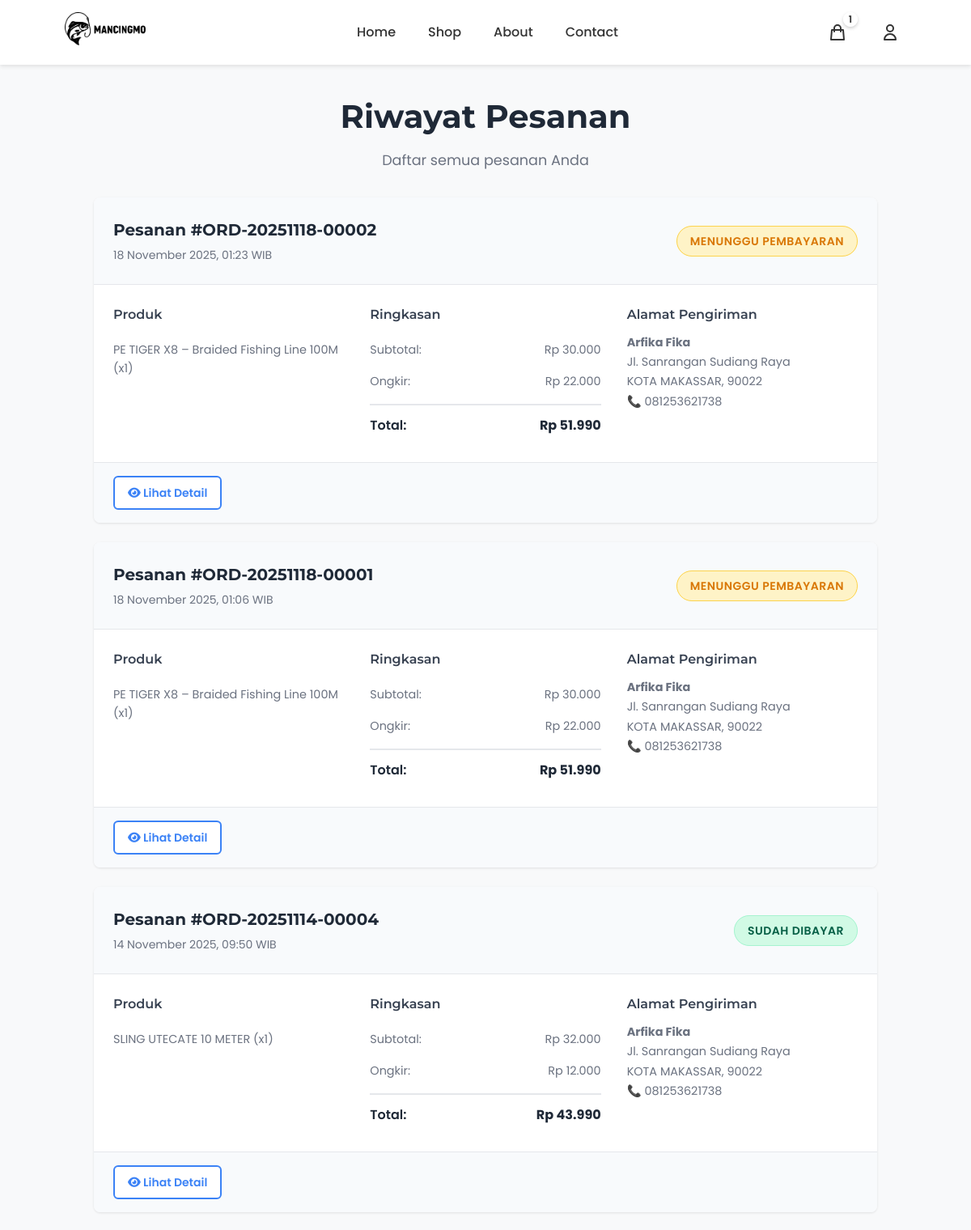
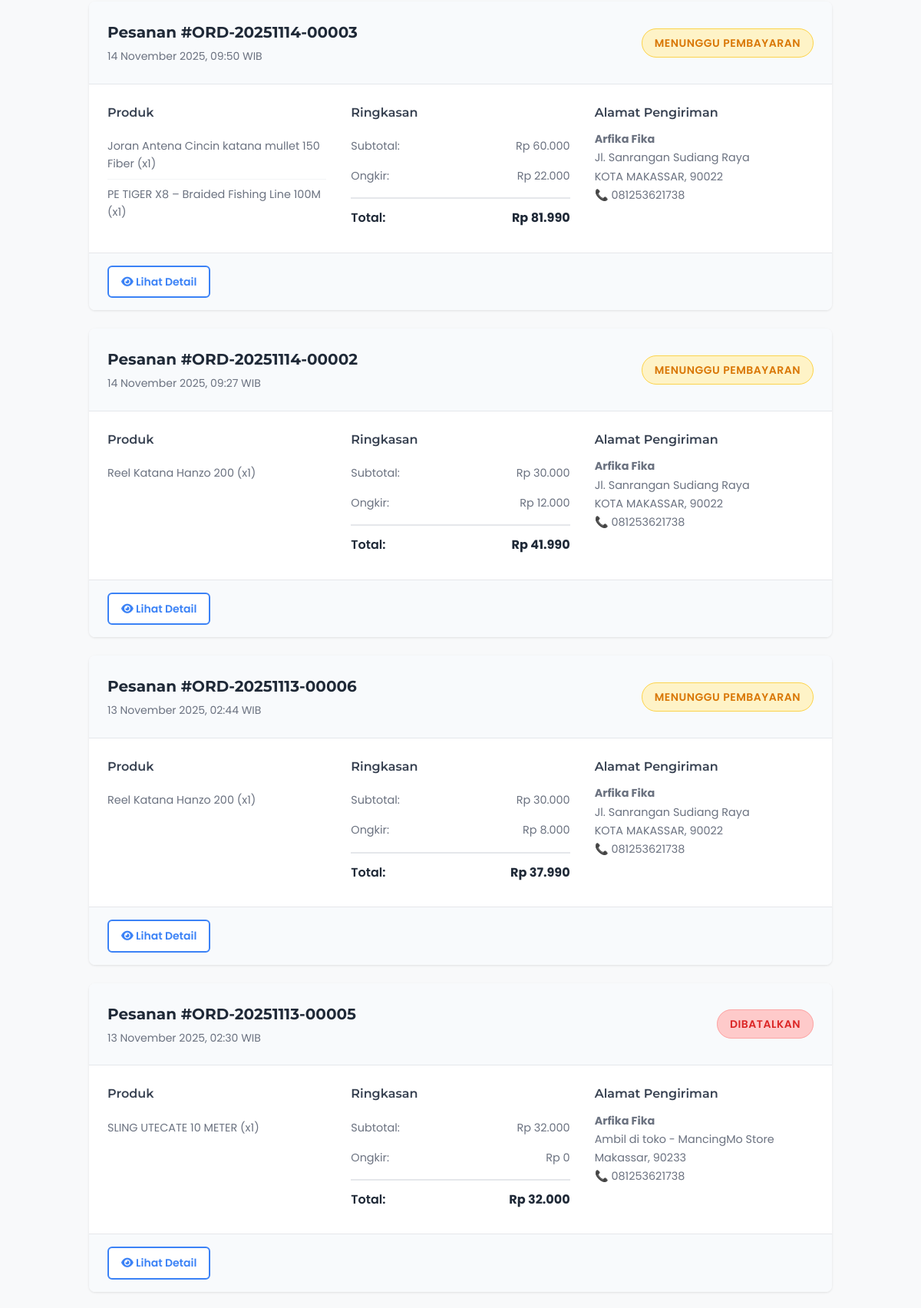
Page /profile/orders/ (signed in, upper part) on the committed database (2 pictures, top to bottom).
### products/models.py (models this page shows, shortened)
class Cart(models.Model):
    user = models.OneToOneField(User, on_delete=models.CASCADE, related_name='cart', verbose_name="Pengguna")
    created_at = models.DateTimeField(auto_now_add=True, verbose_name="Dibuat Pada")
    updated_at = models.DateTimeField(auto_now=True, verbose_name="Diperbarui Pada")
    class Meta:
        verbose_name = "Keranjang"
        verbose_name_plural = "Keranjang"
        app_label = 'products'
    @property
    def unique_items_count(self):
        return self.items.count()
    def get_unique_items_count(self):
        return self.unique_items_count

class Order(models.Model):
    STATUS_CHOICES = [
        ('pending', 'Menunggu Pembayaran'),
        ('paid', 'Sudah Dibayar'),
        ('processing', 'Sedang Diproses'),
        ('shipped', 'Dikirim'),
        ('delivered', 'Terkirim'),
        ('cancelled', 'Dibatalkan'),
        ('ready_for_pickup', 'Siap Diambil'),
    ]
    PAYMENT_CHOICES = [
        ('midtrans', 'Midtrans Payment Gateway'),
        ('bank_transfer', 'Transfer Bank'),
        ('qris', 'QRIS'),
        ('cod', 'Cash on Delivery'),
    ]
    SHIPPING_METHODS = [
        ('delivery', 'Delivery (Dikirim)'),
        ('pickup', 'Pick Up (Ambil Sendiri)'),
    ]
    SHIPPING_TYPES = [
        ('reguler', 'Reguler'),
        ('express', 'Express'),
    ]
    user = models.ForeignKey(User, on_delete=models.CASCADE, related_name='orders', verbose_name="Pengguna")
    order_number = models.CharField(max_length=50, unique=True, verbose_name="Nomor Pesanan")
    midtrans_order_id = models.CharField(max_length=100, blank=True, null=True, verbose_name="Midtrans Order ID")
    midtrans_transaction_id = models.CharField(max_length=100, blank=True, null=True, verbose_name="Midtrans Transaction ID")
    midtrans_transaction_status = models.CharField(max_length=50, blank=True, null=True, verbose_name="Status Transaksi Midtrans")
    midtrans_payment_type = models.CharField(max_length=50, blank=True, null=True, verbose_name="Tipe Pembayaran Midtrans")
    midtrans_snap_token = models.CharField(max_length=255, blank=True, null=True, verbose_name="Snap Token")
    shipping_method = models.CharField(
        max_length=20,
        choices=SHIPPING_METHODS,
        default='delivery',
        verbose_name="Metode Pengiriman"
    )
    shipping_name = models.CharField(max_length=200, verbose_name="Nama Penerima")
    shipping_phone = models.CharField(max_length=20, verbose_name="Telepon Penerima")
    shipping_address = models.TextField(verbose_name="Alamat Pengiriman")
    shipping_province = models.CharField(max_length=100, blank=True, verbose_name="Provinsi")
    shipping_city = models.CharField(max_length=100, verbose_name="Kota/Kabupaten")
    shipping_district = models.CharField(max_length=100, blank=True, verbose_name="Kecamatan")
    shipping_postal_code = models.CharField(max_length=10, blank=True, verbose_name="Kode Pos")
    shipping_type = models.CharField(max_length=20, choices=SHIPPING_TYPES, default='reguler')
    payment_method = models.CharField(max_length=20, choices=PAYMENT_CHOICES, verbose_name="Metode Pembayaran")
    payment_proof = models.ImageField(upload_to='payment_proofs/', blank=True, null=True, verbose_name="Bukti Pembayaran")
    subtotal = models.DecimalField(max_digits=10, decimal_places=0, verbose_name="Subtotal")
    shipping_cost = models.DecimalField(max_digits=10, decimal_places=0, default=0, verbose_name="Ongkos Kirim")
    voucher = models.ForeignKey('Voucher', on_delete=models.SET_NULL, null=True, blank=True, verbose_name="Voucher")
    voucher_code = models.CharField(max_length=20, blank=True, null=True, verbose_name="Kode Voucher")
    voucher_discount = models.DecimalField(max_digits=10, decimal_places=0, default=0, verbose_name="Diskon Voucher")
    total = models.DecimalField(max_digits=10, decimal_places=0, verbose_name="Total")
    status = models.CharField(max_length=20, choices=STATUS_CHOICES, default='pending', verbose_name="Status")
    created_at = models.DateTimeField(auto_now_add=True, verbose_name="Dibuat Pada")
    updated_at = models.DateTimeField(auto_now=True, verbose_name="Diperbarui Pada")
    paid_at = models.DateTimeField(blank=True, null=True, verbose_name="Dibayar Pada")
    class Meta:
        verbose_name = "Pesanan"
        verbose_name_plural = "Pesanan"
        ordering = ['-created_at']
    def save(self, *args, **kwargs):
        if self.shipping_method == 'pickup' and self.status == 'paid':
            self.status = 'ready_for_pickup'
        super().save(*args, **kwargs)

class OrderItem(models.Model):
    order = models.ForeignKey(Order, on_delete=models.CASCADE, related_name='items', verbose_name="Pesanan")
    product = models.ForeignKey(Product, on_delete=models.PROTECT, verbose_name="Produk")
    product_name = models.CharField(max_length=300, verbose_name="Nama Produk")
    product_price = models.DecimalField(max_digits=10, decimal_places=0, verbose_name="Harga Produk")
    quantity = models.IntegerField(default=1, verbose_name="Jumlah")
    subtotal = models.DecimalField(max_digits=10, decimal_places=0, verbose_name="Subtotal")
    class Meta:
        verbose_name = "Item Pesanan"
        verbose_name_plural = "Item Pesanan"

### products/views.py (the view)
# urls.py: path('profile/orders/', views.order_history, name='order_history'),
@login_required
def order_history(request):
    orders = Order.objects.filter(user=request.user).order_by('-created_at')
    from .midtrans_utils import MidtransPayment
    midtrans = MidtransPayment()
    for order in orders:
        if order.status == 'pending' and order.payment_method == 'midtrans' and order.midtrans_order_id:
            try:
                status_result = midtrans.check_transaction_status(order.midtrans_order_id)
                if status_result['success']:
                    transaction_status = status_result['data'].get('transaction_status')
                    fraud_status = status_result['data'].get('fraud_status')
                    if transaction_status == 'capture':
                        if fraud_status == 'accept':
                            order.status = 'paid'
                            order.paid_at = timezone.now()
                    elif transaction_status == 'settlement':
                        order.status = 'paid'
                        order.paid_at = timezone.now()
                    elif transaction_status in ['deny', 'expire', 'cancel']:
                        order.midtrans_transaction_status = transaction_status
                    order.save()
            except Exception as e:
                print(f"Error checking Midtrans status for order {order.id}: {str(e)}")
    paginator = Paginator(orders, 10)
    page_number = request.GET.get('page')
    page_obj = paginator.get_page(page_number)
    context = {
        'orders': page_obj,
    }
    return render(request, 'registration/order_history.html', context)

### templates/registration/order_history.html (shortened to what this page needs)
{% extends 'base.html' %}
{% load static %}
{% load currency_filters %}
{% block extra_css %}
<link rel="stylesheet" href="{% static 'css/order_history.css' %}">
{% endblock %}
{% block content %}
<div class="order-history-container">
    <div class="order-history-header">
        <h1>Riwayat Pesanan</h1>
        <p>Daftar semua pesanan Anda</p>
    </div>
    {% if orders %}
        <div class="orders-list">
            {% for order in orders %}
            <div class="order-card">
                <div class="order-header">
                    <div class="order-info">
                        <h3>Pesanan #{{ order.order_number }}</h3>
                        <p class="order-date">{{ order.created_at|date:"d F Y, H:i" }} WIB</p>
                    </div>
                    <div class="order-status">
                        {% if order.status == 'pending' and order.midtrans_transaction_status in 'expire,cancel,deny' %}
                        <span class="status-badge status-expired">
                            PEMBAYARAN KADALUARSA
                        </span>
                        {% else %}
                        <span class="status-badge status-{{ order.status }}">
                            {% if order.status == 'pending' %}
                                MENUNGGU PEMBAYARAN
                            {% elif order.status == 'paid' %}
                                SUDAH DIBAYAR
                            {% elif order.status == 'processing' %}
                                SEDANG DIPROSES
                            {% elif order.status == 'shipped' %}
                                DIKIRIM
                            {% elif order.status == 'delivered' %}
                                TERKIRIM
                            {% elif order.status == 'cancelled' %}
                                DIBATALKAN
                            {% endif %}
                        </span>
                        {% endif %}
                    </div>
                </div>
                <div class="order-details">
                    <div class="order-items">
                        <h4>Produk</h4>
                        <ul class="items-list">
                            {% for item in order.items.all|slice:":3" %}
                            <li>{{ item.product_name }} (x{{ item.quantity }})</li>
                            {% endfor %}
                        </ul>
                    </div>
                    <div class="order-summary">
                        <h4>Ringkasan</h4>
                        <div class="summary-row">
                            <span>Subtotal:</span>
                            <span>Rp {{ order.subtotal|rupiah }}</span>
                        </div>
                        <div class="summary-row">
                            <span>Ongkir:</span>
                            <span>Rp {{ order.shipping_cost|rupiah }}</span>
                        </div>
                        <div class="summary-row total">
                            <span>Total:</span>
                            <strong>Rp {{ order.total|rupiah }}</strong>
                        </div>
                    </div>
                    <div class="shipping-address">
                        <h4>Alamat Pengiriman</h4>
                        <p><strong>{{ order.shipping_name }}</strong></p>
                        <p>{{ order.shipping_address }}</p>
                        <p>{{ order.shipping_city }}{% if order.shipping_postal_code %}, {{ order.shipping_postal_code }}{% endif %}</p>
                        <p>📞 {{ order.shipping_phone }}</p>
                    </div>
                </div>
                <div class="order-actions">
                    <a href="{% url 'order_detail' order.id %}" class="btn-outline">
                        <i class="fas fa-eye"></i> Lihat Detail
                    </a>
                </div>
            </div>
            {% endfor %}
        </div>
    {% endif %}
</div>
{% endblock %}

### templates/includes/header.html (shortened to what this page needs)
{% load static %}
<nav>
    <div class="logo">
        <a href="{% url 'home' %}">
            <img src="{% static 'image/logo mancingmo.png' %}" alt="MancingMo Logo">
        </a>
    </div>
    <ul class="nav-links">
        <li><a href="{% url 'home' %}">Home</a></li>
        <li><a href="{% url 'shop' %}">Shop</a></li>
        <li><a href="{% url 'about' %}">About</a></li>
        <li><a href="{% url 'contact' %}">Contact</a></li>
    </ul>
    <div class="nav-icons">
        <a href="{% url 'cart' %}" class="icon-link cart-icon-wrapper">
            <svg fill="none" stroke="currentColor" viewBox="0 0 24 24">
                <path stroke-linecap="round" stroke-linejoin="round" stroke-width="2" d="M16 11V7a4 4 0 00-8 0v4M5 9h14l1 12H4L5 9z"/>
            </svg>
            {% if user.is_authenticated %}
                {% if user.cart.get_unique_items_count > 0 %}
                <span class="cart-badge" id="cartBadge">{{ user.cart.get_unique_items_count }}</span>
                {% else %}
                <span class="cart-badge" id="cartBadge" style="display: none;"></span>
                {% endif %}
            {% endif %}
        </a>
        {% if user.is_authenticated %}
        <div class="user-menu">
            <button class="user-btn">
                <svg fill="none" stroke="currentColor" viewBox="0 0 24 24">
                    <path stroke-linecap="round" stroke-linejoin="round" stroke-width="2" d="M16 7a4 4 0 11-8 0 4 4 0 018 0zM12 14a7 7 0 00-7 7h14a7 7 0 00-7-7z"/>
                </svg>
            </button>
        </div>
        {% endif %}
    </div>
</nav>

### rows in the picture
Order: order_number "ORD-20251118-00002", created_at "18 November 2025, 01:23", status "MENUNGGU PEMBAYARAN", subtotal|rupiah "30.000", shipping_cost|rupiah "22.000", total|rupiah "51.990", shipping_name "Arfika Fika", shipping_address "Jl. Sanrangan Sudiang Raya", shipping_city "KOTA MAKASSAR", shipping_postal_code "90022", shipping_phone "081253621738"
OrderItem: product_name "PE TIGER X8 – Braided Fishing Line 100M", quantity "1"
Order: order_number "ORD-20251118-00001", created_at "18 November 2025, 01:06", status "MENUNGGU PEMBAYARAN", subtotal|rupiah "30.000", shipping_cost|rupiah "22.000", total|rupiah "51.990", shipping_name "Arfika Fika", shipping_address "Jl. Sanrangan Sudiang Raya", shipping_city "KOTA MAKASSAR", shipping_postal_code "90022", shipping_phone "081253621738"
OrderItem: product_name "PE TIGER X8 – Braided Fishing Line 100M", quantity "1"
Order: order_number "ORD-20251114-00004", created_at "14 November 2025, 09:50", status "SUDAH DIBAYAR", subtotal|rupiah "32.000", shipping_cost|rupiah "12.000", total|rupiah "43.990", shipping_name "Arfika Fika", shipping_address "Jl. Sanrangan Sudiang Raya", shipping_city "KOTA MAKASSAR", shipping_postal_code "90022", shipping_phone "081253621738"
OrderItem: product_name "SLING UTECATE 10 METER", quantity "1"
Order: order_number "ORD-20251114-00003", created_at "14 November 2025, 09:50", status "MENUNGGU PEMBAYARAN", subtotal|rupiah "60.000", shipping_cost|rupiah "22.000", total|rupiah "81.990", shipping_name "Arfika Fika", shipping_address "Jl. Sanrangan Sudiang Raya", shipping_city "KOTA MAKASSAR", shipping_postal_code "90022", shipping_phone "081253621738"
OrderItem: product_name "Joran Antena Cincin katana mullet 150 Fiber", quantity "1"
OrderItem: product_name "PE TIGER X8 – Braided Fishing Line 100M", quantity "1"
Order: order_number "ORD-20251114-00002", created_at "14 November 2025, 09:27", status "MENUNGGU PEMBAYARAN", subtotal|rupiah "30.000", shipping_cost|rupiah "12.000", total|rupiah "41.990", shipping_name "Arfika Fika", shipping_address "Jl. Sanrangan Sudiang Raya", shipping_city "KOTA MAKASSAR", shipping_postal_code "90022", shipping_phone "081253621738"
OrderItem: product_name "Reel Katana Hanzo 200", quantity "1"
Order: order_number "ORD-20251113-00006", created_at "13 November 2025, 02:44", status "MENUNGGU PEMBAYARAN", subtotal|rupiah "30.000", shipping_cost|rupiah "8.000", total|rupiah "37.990", shipping_name "Arfika Fika", shipping_address "Jl. Sanrangan Sudiang Raya", shipping_city "KOTA MAKASSAR", shipping_postal_code "90022", shipping_phone "081253621738"
OrderItem: product_name "Reel Katana Hanzo 200", quantity "1"
Order: order_number "ORD-20251113-00005", created_at "13 November 2025, 02:30", status "DIBATALKAN", subtotal|rupiah "32.000", shipping_cost|rupiah "0", total|rupiah "32.000", shipping_name "Arfika Fika", shipping_address "Ambil di toko - MancingMo Store", shipping_city "Makassar", shipping_postal_code "90233", shipping_phone "081253621738"
OrderItem: product_name "SLING UTECATE 10 METER", quantity "1"

### other values in the picture
{{ user.cart.get_unique_items_count }} "1"
